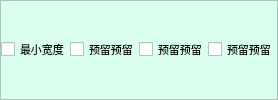
       <widget class="QFrame" name="frame">
        <property name="minimumSize">
         <size>
          <width>0</width>
          <height>25</height>
         </size>
        </property>
        <property name="palette">
         <palette>
          <active>
           <colorrole role="WindowText">
            <brush brushstyle="SolidPattern">
             <color alpha="255">
              <red>0</red>
              <green>0</green>
              <blue>0</blue>
             </color>
            </brush>
           </colorrole>
           <colorrole role="Button">
            <brush brushstyle="SolidPattern">
             <color alpha="255">
              <red>219</red>
              <green>255</green>
              <blue>239</blue>
             </color>
            </brush>
           </colorrole>
           <colorrole role="Light">
            <brush brushstyle="SolidPattern">
             <color alpha="255">
              <red>255</red>
              <green>255</green>
              <blue>255</blue>
             </color>
            </brush>
           </colorrole>
           <colorrole role="Midlight">
            <brush brushstyle="SolidPattern">
             <color alpha="255">
              <red>237</red>
              <green>255</green>
              <blue>247</blue>
             </color>
            </brush>
           </colorrole>
           <colorrole role="Dark">
            <brush brushstyle="SolidPattern">
             <color alpha="255">
              <red>109</red>
              <green>127</green>
              <blue>119</blue>
             </color>
            </brush>
           </colorrole>
           <colorrole role="Mid">
            <brush brushstyle="SolidPattern">
             <color alpha="255">
              <red>146</red>
              <green>170</green>
              <blue>159</blue>
             </color>
            </brush>
           </colorrole>
           <colorrole role="Text">
            <brush brushstyle="SolidPattern">
             <color alpha="255">
              <red>0</red>
              <green>0</green>
              <blue>0</blue>
             </color>
            </brush>
           </colorrole>
           <colorrole role="BrightText">
            <brush brushstyle="SolidPattern">
             <color alpha="255">
              <red>255</red>
              <green>255</green>
              <blue>255</blue>
             </color>
            </brush>
           </colorrole>
           <colorrole role="ButtonText">
            <brush brushstyle="SolidPattern">
             <color alpha="255">
              <red>0</red>
              <green>0</green>
              <blue>0</blue>
             </color>
            </brush>
           </colorrole>
           <colorrole role="Base">
            <brush brushstyle="SolidPattern">
             <color alpha="255">
              <red>255</red>
              <green>255</green>
              <blue>255</blue>
             </color>
            </brush>
           </colorrole>
           <colorrole role="Window">
            <brush brushstyle="SolidPattern">
             <color alpha="255">
              <red>219</red>
              <green>255</green>
              <blue>239</blue>
             </color>
            </brush>
           </colorrole>
           <colorrole role="Shadow">
            <brush brushstyle="SolidPattern">
             <color alpha="255">
              <red>0</red>
              <green>0</green>
              <blue>0</blue>
             </color>
            </brush>
           </colorrole>
           <colorrole role="AlternateBase">
            <brush brushstyle="SolidPattern">
             <color alpha="255">
              <red>237</red>
              <green>255</green>
              <blue>247</blue>
             </color>
            </brush>
           </colorrole>
           <colorrole role="ToolTipBase">
            <brush brushstyle="SolidPattern">
             <color alpha="255">
              <red>255</red>
              <green>255</green>
              <blue>220</blue>
             </color>
            </brush>
           </colorrole>
           <colorrole role="ToolTipText">
            <brush brushstyle="SolidPattern">
             <color alpha="255">
              <red>0</red>
              <green>0</green>
              <blue>0</blue>
             </color>
            </brush>
           </colorrole>
          </active>
          <inactive>
           <colorrole role="WindowText">
            <brush brushstyle="SolidPattern">
             <color alpha="255">
              <red>0</red>
              <green>0</green>
              <blue>0</blue>
             </color>
            </brush>
           </colorrole>
           <colorrole role="Button">
            <brush brushstyle="SolidPattern">
             <color alpha="255">
              <red>219</red>
              <green>255</green>
              <blue>239</blue>
             </color>
            </brush>
           </colorrole>
           <colorrole role="Light">
            <brush brushstyle="SolidPattern">
             <color alpha="255">
              <red>255</red>
              <green>255</green>
              <blue>255</blue>
             </color>
            </brush>
           </colorrole>
           <colorrole role="Midlight">
            <brush brushstyle="SolidPattern">
             <color alpha="255">
              <red>237</red>
              <green>255</green>
              <blue>247</blue>
             </color>
            </brush>
           </colorrole>
           <colorrole role="Dark">
            <brush brushstyle="SolidPattern">
             <color alpha="255">
              <red>109</red>
              <green>127</green>
              <blue>119</blue>
             </color>
            </brush>
           </colorrole>
           <colorrole role="Mid">
            <brush brushstyle="SolidPattern">
             <color alpha="255">
              <red>146</red>
              <green>170</green>
              <blue>159</blue>
             </color>
            </brush>
           </colorrole>
           <colorrole role="Text">
            <brush brushstyle="SolidPattern">
             <color alpha="255">
              <red>0</red>
              <green>0</green>
              <blue>0</blue>
             </color>
            </brush>
           </colorrole>
           <colorrole role="BrightText">
            <brush brushstyle="SolidPattern">
             <color alpha="255">
              <red>255</red>
              <green>255</green>
              <blue>255</blue>
             </color>
            </brush>
           </colorrole>
           <colorrole role="ButtonText">
            <brush brushstyle="SolidPattern">
             <color alpha="255">
              <red>0</red>
              <green>0</green>
              <blue>0</blue>
             </color>
            </brush>
           </colorrole>
           <colorrole role="Base">
            <brush brushstyle="SolidPattern">
             <color alpha="255">
              <red>255</red>
              <green>255</green>
              <blue>255</blue>
             </color>
            </brush>
           </colorrole>
           <colorrole role="Window">
            <brush brushstyle="SolidPattern">
             <color alpha="255">
              <red>219</red>
              <green>255</green>
              <blue>239</blue>
             </color>
            </brush>
           </colorrole>
           <colorrole role="Shadow">
            <brush brushstyle="SolidPattern">
             <color alpha="255">
              <red>0</red>
              <green>0</green>
              <blue>0</blue>
             </color>
            </brush>
           </colorrole>
           <colorrole role="AlternateBase">
            <brush brushstyle="SolidPattern">
             <color alpha="255">
              <red>237</red>
              <green>255</green>
              <blue>247</blue>
             </color>
            </brush>
           </colorrole>
           <colorrole role="ToolTipBase">
            <brush brushstyle="SolidPattern">
             <color alpha="255">
              <red>255</red>
              <green>255</green>
              <blue>220</blue>
             </color>
            </brush>
           </colorrole>
           <colorrole role="ToolTipText">
            <brush brushstyle="SolidPattern">
             <color alpha="255">
              <red>0</red>
              <green>0</green>
              <blue>0</blue>
             </color>
            </brush>
           </colorrole>
          </inactive>
          <disabled>
           <colorrole role="WindowText">
            <brush brushstyle="SolidPattern">
             <color alpha="255">
              <red>109</red>
              <green>127</green>
              <blue>119</blue>
             </color>
            </brush>
           </colorrole>
           <colorrole role="Button">
            <brush brushstyle="SolidPattern">
             <color alpha="255">
              <red>219</red>
              <green>255</green>
              <blue>239</blue>
             </color>
            </brush>
           </colorrole>
           <colorrole role="Light">
            <brush brushstyle="SolidPattern">
             <color alpha="255">
              <red>255</red>
              <green>255</green>
              <blue>255</blue>
             </color>
            </brush>
           </colorrole>
           <colorrole role="Midlight">
            <brush brushstyle="SolidPattern">
             <color alpha="255">
              <red>237</red>
              <green>255</green>
              <blue>247</blue>
             </color>
            </brush>
           </colorrole>
           <colorrole role="Dark">
            <brush brushstyle="SolidPattern">
             <color alpha="255">
              <red>109</red>
              <green>127</green>
              <blue>119</blue>
             </color>
            </brush>
           </colorrole>
           <colorrole role="Mid">
            <brush brushstyle="SolidPattern">
             <color alpha="255">
              <red>146</red>
              <green>170</green>
              <blue>159</blue>
             </color>
            </brush>
           </colorrole>
           <colorrole role="Text">
            <brush brushstyle="SolidPattern">
             <color alpha="255">
              <red>109</red>
              <green>127</green>
              <blue>119</blue>
             </color>
            </brush>
           </colorrole>
           <colorrole role="BrightText">
            <brush brushstyle="SolidPattern">
             <color alpha="255">
              <red>255</red>
              <green>255</green>
              <blue>255</blue>
             </color>
            </brush>
           </colorrole>
           <colorrole role="ButtonText">
            <brush brushstyle="SolidPattern">
             <color alpha="255">
              <red>109</red>
              <green>127</green>
              <blue>119</blue>
             </color>
            </brush>
           </colorrole>
           <colorrole role="Base">
            <brush brushstyle="SolidPattern">
             <color alpha="255">
              <red>219</red>
              <green>255</green>
              <blue>239</blue>
             </color>
            </brush>
           </colorrole>
           <colorrole role="Window">
            <brush brushstyle="SolidPattern">
             <color alpha="255">
              <red>219</red>
              <green>255</green>
              <blue>239</blue>
             </color>
            </brush>
           </colorrole>
           <colorrole role="Shadow">
            <brush brushstyle="SolidPattern">
             <color alpha="255">
              <red>0</red>
              <green>0</green>
              <blue>0</blue>
             </color>
            </brush>
           </colorrole>
           <colorrole role="AlternateBase">
            <brush brushstyle="SolidPattern">
             <color alpha="255">
              <red>219</red>
              <green>255</green>
              <blue>239</blue>
             </color>
            </brush>
           </colorrole>
           <colorrole role="ToolTipBase">
            <brush brushstyle="SolidPattern">
             <color alpha="255">
              <red>255</red>
              <green>255</green>
              <blue>220</blue>
             </color>
            </brush>
           </colorrole>
           <colorrole role="ToolTipText">
            <brush brushstyle="SolidPattern">
             <color alpha="255">
              <red>0</red>
              <green>0</green>
              <blue>0</blue>
             </color>
            </brush>
           </colorrole>
          </disabled>
         </palette>
        </property>
        <property name="autoFillBackground">
         <bool>true</bool>
        </property>
        <property name="frameShape">
         <enum>QFrame::StyledPanel</enum>
        </property>
        <property name="frameShadow">
         <enum>QFrame::Raised</enum>
        </property>
        <layout class="QGridLayout" name="gridLayout_2">
         <property name="leftMargin">
          <number>0</number>
         </property>
         <property name="topMargin">
          <number>0</number>
         </property>
         <property name="rightMargin">
          <number>0</number>
         </property>
         <property name="bottomMargin">
          <number>0</number>
         </property>
         <property name="spacing">
          <number>0</number>
         </property>
         <item row="1" column="1">
          <widget class="QCheckBox" name="check_minWidth_3">
           <property name="enabled">
            <bool>true</bool>
           </property>
           <property name="sizePolicy">
            <sizepolicy hsizetype="Fixed" vsizetype="Fixed">
             <horstretch>0</horstretch>
             <verstretch>0</verstretch>
            </sizepolicy>
           </property>
           <property name="minimumSize">
            <size>
             <width>0</width>
             <height>10</height>
            </size>
           </property>
           <property name="font">
            <font>
             <family>新宋体</family>
             <pointsize>8</pointsize>
            </font>
           </property>
           <property name="text">
            <string>预留预留</string>
           </property>
           <property name="checkable">
            <bool>true</bool>
           </property>
           <property name="checked">
            <bool>false</bool>
           </property>
           <property name="tristate">
            <bool>false</bool>
           </property>
          </widget>
         </item>
         <item row="1" column="0">
          <widget class="QCheckBox" name="check_minWidth">
           <property name="enabled">
            <bool>true</bool>
           </property>
           <property name="sizePolicy">
            <sizepolicy hsizetype="Fixed" vsizetype="Fixed">
             <horstretch>0</horstretch>
             <verstretch>0</verstretch>
            </sizepolicy>
           </property>
           <property name="minimumSize">
            <size>
             <width>0</width>
             <height>10</height>
            </size>
           </property>
           <property name="font">
            <font>
             <family>新宋体</family>
             <pointsize>8</pointsize>
            </font>
           </property>
           <property name="text">
            <string>最小宽度</string>
           </property>
           <property name="checkable">
            <bool>true</bool>
           </property>
           <property name="checked">
            <bool>false</bool>
           </property>
           <property name="tristate">
            <bool>false</bool>
           </property>
          </widget>
         </item>
         <item row="1" column="3">
          <widget class="QCheckBox" name="check_minWidth_4">
           <property name="enabled">
            <bool>true</bool>
           </property>
           <property name="sizePolicy">
            <sizepolicy hsizetype="Fixed" vsizetype="Fixed">
             <horstretch>0</horstretch>
             <verstretch>0</verstretch>
            </sizepolicy>
           </property>
           <property name="minimumSize">
            <size>
             <width>0</width>
             <height>10</height>
            </size>
           </property>
           <property name="font">
            <font>
             <family>新宋体</family>
             <pointsize>8</pointsize>
            </font>
           </property>
           <property name="text">
            <string>预留预留</string>
           </property>
           <property name="checkable">
            <bool>true</bool>
           </property>
           <property name="checked">
            <bool>false</bool>
           </property>
           <property name="tristate">
            <bool>false</bool>
           </property>
          </widget>
         </item>
         <item row="1" column="2">
          <widget class="QCheckBox" name="check_minWidth_5">
           <property name="enabled">
            <bool>true</bool>
           </property>
           <property name="sizePolicy">
            <sizepolicy hsizetype="Fixed" vsizetype="Fixed">
             <horstretch>0</horstretch>
             <verstretch>0</verstretch>
            </sizepolicy>
           </property>
           <property name="minimumSize">
            <size>
             <width>0</width>
             <height>10</height>
            </size>
           </property>
           <property name="font">
            <font>
             <family>新宋体</family>
             <pointsize>8</pointsize>
            </font>
           </property>
           <property name="text">
            <string>预留预留</string>
           </property>
           <property name="checkable">
            <bool>true</bool>
           </property>
           <property name="checked">
            <bool>false</bool>
           </property>
           <property name="tristate">
            <bool>false</bool>
           </property>
          </widget>
         </item>
        </layout>
       </widget>
